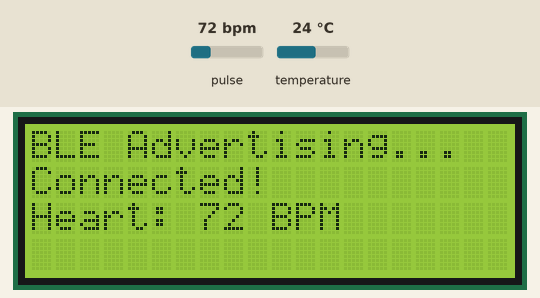
Simulated run of this sketch. Board: Arduino Nano 33 IoT. On the bench: 20×4 character LCD. The test bench sets the inputs (shaded band); at power-on: pulse 72 bpm, temperature 24 °C. Nothing arrives over Bluetooth unless stated; a phone connects over Bluetooth LE 3 s after start; what the sketch prints to the serial monitor is not drawn.

Above: at 5.7 s.
5.8 s: pulse set to 42 bpm
At 7.5 s:
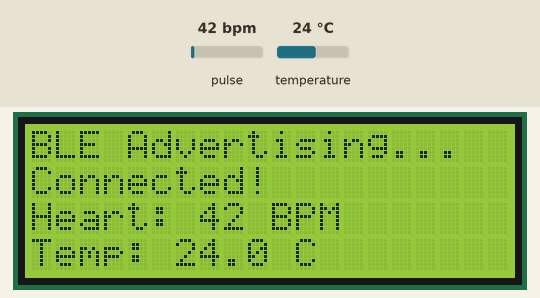
8.4 s: temperature set to 12 °C
At 10.7 s:
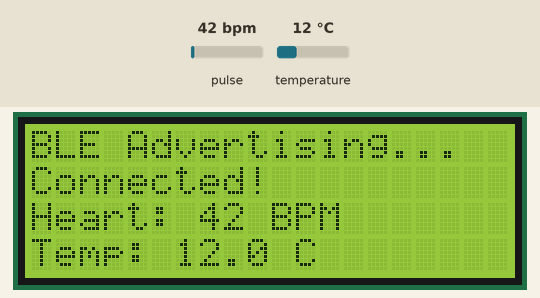
11.0 s: pulse set to 70 bpm
At 13.4 s:
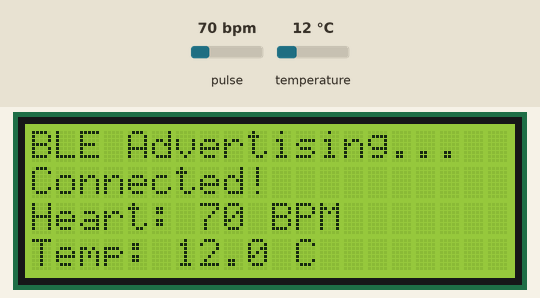
13.8 s: temperature set to 19 °C
16.3 s: pulse set to 100 bpm
At 18.2 s:
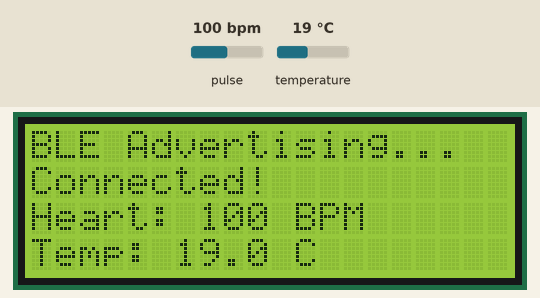
19.2 s: temperature set to 28 °C
At 21.6 s:
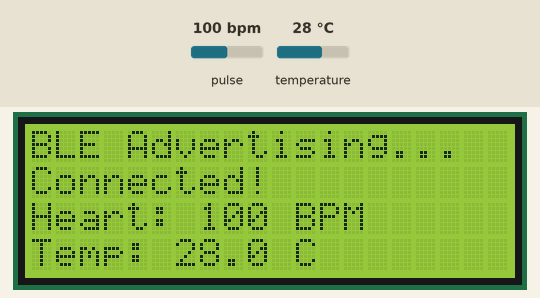
Timing chart, 0 to 22.7 s (numbered marks = the images above; inputs shaded):
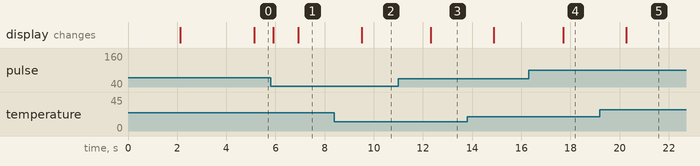

The sketch:

health_monitoring_system_2_ble.ino
```cpp
#include <Wire.h>
#include <LiquidCrystal_I2C.h>
#include <PulseSensorPlayground.h>
#include <OneWire.h>
#include <DallasTemperature.h>
#include <ArduinoBLE.h>

// LCD setup
LiquidCrystal_I2C lcd(0x27, 20, 4);  // I2C address 0x27, 20x4 LCD

// Pulse sensor setup
const int PulseWire = A0;  // Pulse sensor connected to analog pin A0
int myBPM, Threshold = 550;
PulseSensorPlayground pulseSensor;

// Temperature sensor setup
#define ONE_WIRE_BUS 9
OneWire oneWire(ONE_WIRE_BUS);
DallasTemperature sensors(&oneWire);
DeviceAddress tempDeviceAddress;

// BLE setup
BLEService healthService("181A");  // Environmental Sensing Service UUID
BLECharacteristic  heartRateCharacteristic("2A37", BLERead | BLENotify, 2);  // Heart Rate Characteristic
// Correct the constructor to use the appropriate parameters
BLECharacteristic temperatureCharacteristic("2A6E", BLERead | BLENotify, sizeof(float));  // Temperature Characteristic

void setup() {
  // Initialize Serial Monitor
  Serial.begin(9600);
  while (!Serial);

  // Initialize LCD
  lcd.init();
  lcd.backlight();

  // Display startup message
  lcd.setCursor(0, 0);
  lcd.print("  Health Monitor");
  delay(2000);
  lcd.clear();

  // Initialize Pulse Sensor
  pulseSensor.analogInput(PulseWire);
  pulseSensor.setThreshold(Threshold);
  pulseSensor.begin();

  // Initialize Temperature Sensor
  sensors.begin();
  if (!sensors.getAddress(tempDeviceAddress, 0)) {
    Serial.println("No temperature sensor found!");
    lcd.print("Temp Sensor Error");
    while (1);  // Halt if the sensor is not found
  }

  // Initialize BLE
  if (!BLE.begin()) {
    Serial.println("Starting BLE failed!");
    lcd.print("BLE Init Failed!");
    while (1);  // Halt if BLE initialization fails
  }

  // Configure BLE device
  BLE.setLocalName("HealthMonitor");
  BLE.setDeviceName("HealthMonitor");
  BLE.setAdvertisedService(healthService);
  healthService.addCharacteristic(heartRateCharacteristic);
  healthService.addCharacteristic(temperatureCharacteristic);
  BLE.addService(healthService);

  // Start advertising
  BLE.advertise();
  Serial.println("BLE device is now advertising...");
  lcd.setCursor(0, 0);
  lcd.print("BLE Advertising...");
}

void loop() {
  BLEDevice central = BLE.central();

  if (central) {
    Serial.print("Connected to central: ");
    Serial.println(central.address());
    lcd.setCursor(0, 1);
    lcd.print("Connected!");

    while (central.connected()) {
      // Read heart rate
      myBPM = pulseSensor.getBeatsPerMinute();
      if (pulseSensor.sawStartOfBeat() && myBPM > 0) {
        uint8_t data[3];  // Total of 3 bytes: 1 byte for flags + 2 bytes for BPM
        data[0] = 0x00;  // Flags byte, 0x00 means 16-bit heart rate value
        data[1] = (myBPM & 0xFF);  // Lower byte of BPM
        data[2] = (myBPM >> 8);    // Upper byte of BPM

        // Send the heart rate data via BLE
        heartRateCharacteristic.writeValue(data, sizeof(data));  // Send the byte array and its size

        lcd.setCursor(0, 2);
        lcd.print("Heart: ");
        lcd.print(myBPM);
        lcd.print(" BPM  ");
        Serial.print("Heart Rate: ");
        Serial.println(myBPM);
      } else {
        lcd.setCursor(0, 2);
        lcd.print("Heart: Waiting  ");
        Serial.println("Heart Rate not valid");
      }

      // Read temperature
      sensors.requestTemperatures();
      float tempC = sensors.getTempC(tempDeviceAddress);

      // Check if temperature is valid
      if (tempC != DEVICE_DISCONNECTED_C) {
        // // Convert temperature to byte array
        // byte tempBytes[4];
        // memcpy(tempBytes, &tempC, sizeof(tempC));  // Copy the float into byte array

        // // Send temperature as byte array
        // temperatureCharacteristic.writeValue(tempBytes, sizeof(tempBytes));
        int tempCInt = (int)(tempC * 100);  // Temperature in tenths of a degree

        // Convert the integer to a byte array (2 bytes for int16_t)
        byte tempBytes[2];
        tempBytes[0] = (tempCInt & 0xFF);        // Lower byte
        tempBytes[1] = (tempCInt >> 8) & 0xFF;   // Upper byte

        // Send the temperature as byte array
        temperatureCharacteristic.writeValue(tempBytes, sizeof(tempBytes));

        // Update LCD with the new temperature value
        lcd.setCursor(0, 3);  // Ensure the cursor is at the start of the 4th row
        lcd.print("Temp: ");
        lcd.print(tempC, 1);  // Print temperature with one decimal place
        lcd.print(" C    ");  // Add extra spaces to clear any old text
        Serial.print("Temperature: ");
        Serial.println(tempC);
      } else {
        Serial.println("Error: Could not read temperature.");
        lcd.setCursor(0, 3);
        lcd.print("Temp Error  ");
      }

      delay(1000);  // Small delay to prevent overloading the LCD
    }

    Serial.println("Disconnected from central");
    lcd.setCursor(0, 1);
    lcd.print("Disconnected    ");
  }
}
```

Measured:
- after the input at 5.8 s, the display: first differs from a run without the input after 1.1 s (image 1)
- after the input at 8.4 s, the display: changes after 1.1 s (image 2)
- after the input at 11.0 s, the display: changes after 1.3 s (image 3)
- after the input at 16.3 s, the display: changes after 1.4 s (image 4)
- after the input at 19.2 s, the display: changes after 1.1 s (image 5)
